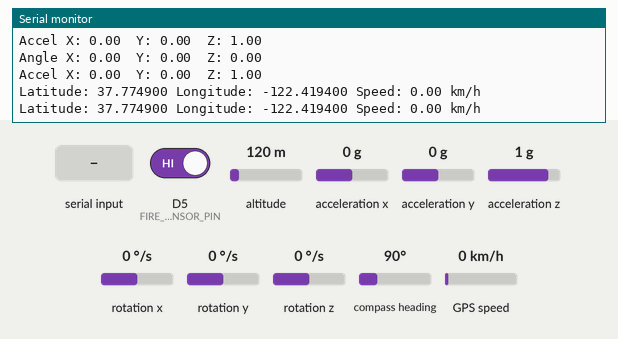
This sketch was run on a simulated ESP8266 (NodeMCU). On the bench: the last lines printed to the serial monitor. The test bench sets the inputs (shaded band); at power-on: acceleration y 0 g, acceleration x 0 g, acceleration z 1 g, rotation z 0 °/s, GPS speed 0 km/h, D5 (FIRE_SENSOR_PIN) HIGH, altitude 120 m, rotation x 0 °/s, rotation y 0 °/s, compass heading 90°. WiFi joins after 1.5 s; servers stay silent unless stated; network time is answered at once with the bench clock; the local clock reads 2024-03-15 10:24:30 at power-on unless the sketch sets it; the GPS gets a fix after 3 s at 37.7749, -122.4194 with 8 satellites.

Above: at 4.7 s.
4.8 s: acceleration y set to -1.4 g
At 5.03 s:
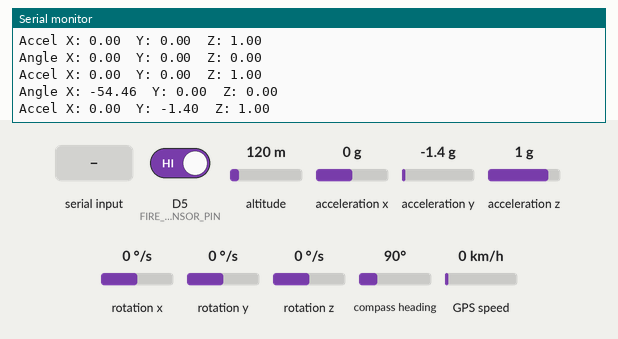
8.9 s: acceleration x set to -1.4 g
At 9.79 s:
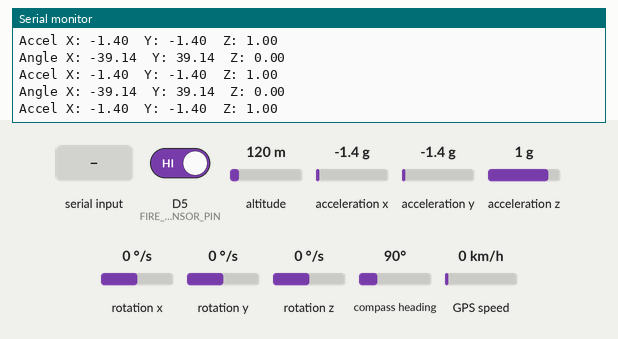
13.0 s: acceleration z set to -1.4 g
At 14.39 s:
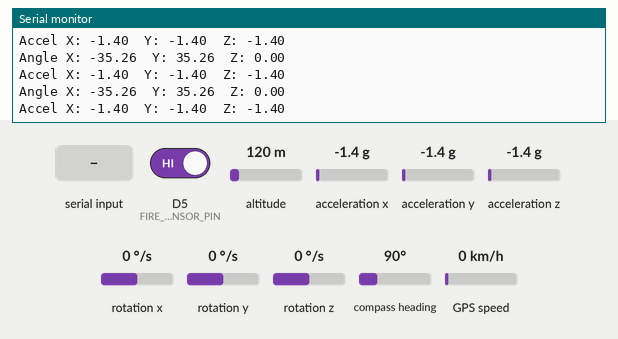
17.1 s: rotation z set to -192 °/s
At 19.2 s:
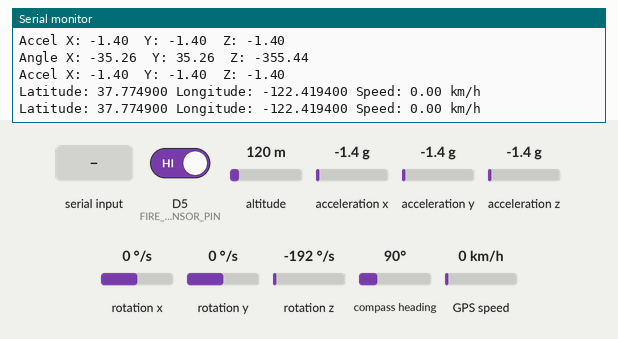
21.2 s: GPS speed set to 118 km/h
At 21.6 s:
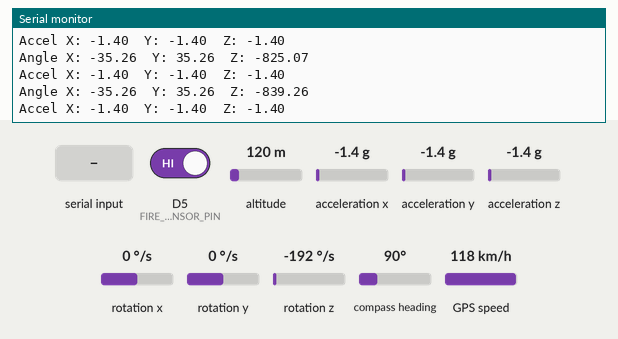
25.3 s: "1" received over the second serial link
Timing chart, 0 to 28.3 s (numbered marks = the images above; inputs shaded):
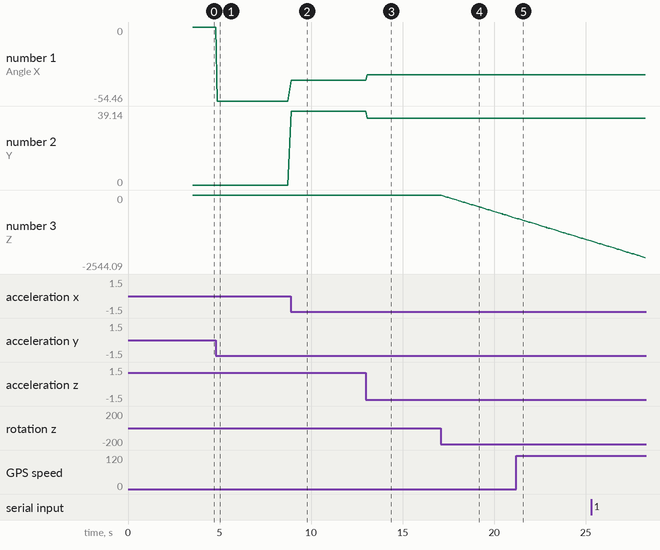

Measured:
- after the input at 4.8 s, the serial monitor: prints a new line after 0.06 s (image 1)
- after the input at 8.9 s, the serial monitor: prints a new line at once (image 2)
- after the input at 13.0 s, the serial monitor: prints a new line after 0.06 s (image 3)
- after the input at 17.1 s, the serial monitor: prints a new line at once (image 4)
- plotted number 1: 0 → -54.46 after the input at 4.8 s, -54.46 → -39.14 after the input at 8.9 s, -39.14 → -35.26 after the input at 13.0 s
- plotted number 2: 0 → 39.14 after the input at 8.9 s, 39.14 → 35.26 after the input at 13.0 s
- plotted number 3: 0 → -794.78 after the input at 17.1 s

The sketch:

BlackBoxDevice.ino
```cpp
#include <Wire.h>
#include <MPU6050_light.h>
#include <ESP8266WiFi.h>
#include <FirebaseESP8266.h>
#include <NTPClient.h>
#include <WiFiUdp.h>
#include <TinyGPS++.h>
#include <SoftwareSerial.h>

// Device name
const char* deviceId = "ESP12E_001";

// Default values
int fireStatus = 0;
String lat = "waiting-gps";
String lng = "waiting-gps";
String speed = "waiting-gps";

// Wi-Fi Credentials
#define WIFI_SSID "POCO M3"
#define WIFI_PASSWORD "12345678"

#define FIREBASE_HOST "------------"
#define FIREBASE_AUTH "------------"
// Firebase Config

FirebaseData firebaseData;
FirebaseConfig config;
FirebaseAuth auth;
FirebaseJson json;

// Fire Sensor Pin
const int FIRE_SENSOR_PIN = D5;

// MPU6050 Setup
MPU6050 mpu(Wire);
unsigned long sensorTimer = 0;
unsigned long lastFirebaseSendTime = 0; // Timer for sending Firebase every 1s

// NTP Setup
WiFiUDP ntpUDP;
NTPClient timeClient(ntpUDP, "pool.ntp.org", 19800, 60000); // GMT+5:30

// GPS Setup
TinyGPSPlus gps;
SoftwareSerial gpsSerial(D6, D7); // RX, TX

String getISOTime() {
  time_t rawTime = timeClient.getEpochTime();
  struct tm* timeInfo = gmtime(&rawTime);

  char buffer[25];
  sprintf(buffer, "%04d-%02d-%02dT%02d:%02d:%02dZ",
          timeInfo->tm_year + 1900,
          timeInfo->tm_mon + 1,
          timeInfo->tm_mday,
          timeInfo->tm_hour,
          timeInfo->tm_min,
          timeInfo->tm_sec);

  return String(buffer);
}

void setup() {
  Serial.begin(9600);
  gpsSerial.begin(9600);
  Wire.begin();
  pinMode(FIRE_SENSOR_PIN, INPUT);

  // WiFi
  WiFi.begin(WIFI_SSID, WIFI_PASSWORD);
  Serial.print("Connecting to Wi-Fi");
  while (WiFi.status() != WL_CONNECTED) {
    delay(500);
    Serial.print(".");
  }
  Serial.println("\nConnected to Wi-Fi!");
  WiFi.setSleepMode(WIFI_LIGHT_SLEEP);

  // NTP
  timeClient.begin();
  while (!timeClient.update()) timeClient.forceUpdate();

  // Firebase
  config.host = FIREBASE_HOST;
  config.signer.tokens.legacy_token = FIREBASE_AUTH;
  Firebase.begin(&config, &auth);
  Firebase.reconnectWiFi(true);

  // Log startup
  /*
  String dateTime = getISOTime();
  if (Firebase.setString(firebaseData, "/event/" + dateTime, "Device started")) {
    Serial.println("Firebase message sent!");
  } else {
    Serial.print("Firebase error: ");
    Serial.println(firebaseData.errorReason());
  }*/

  // MPU6050 Init
  byte status = mpu.begin();
  Serial.print(F("MPU6050 status: "));
  Serial.println(status);
  while (status != 0) {
    Serial.println("MPU6050 failed. Retrying in 2 seconds...");
    delay(2000);
    status = mpu.begin();
  }
  Serial.println(F("Calculating offsets... Don't move MPU6050"));
  delay(1000);
  mpu.calcOffsets(true, true);
  Serial.println("MPU6050 Ready!\n");

  Serial.println("GPS is Connecting to satellites...");
}

void loop() {
  mpu.update();

  // Sensor read every 10 ms
  if ((millis() - sensorTimer) > 10) {
    float angleX = mpu.getAngleX();
    float angleY = mpu.getAngleY();
    float angleZ = mpu.getAngleZ();

    float accX = mpu.getAccX();
    float accY = mpu.getAccY();
    float accZ = mpu.getAccZ();

    Serial.print("Angle X: "); Serial.print(angleX);
    Serial.print("\tY: "); Serial.print(angleY);
    Serial.print("\tZ: "); Serial.println(angleZ);

    Serial.print("Accel X: "); Serial.print(accX);
    Serial.print("\tY: "); Serial.print(accY);
    Serial.print("\tZ: "); Serial.println(accZ);

    fireStatus = (digitalRead(FIRE_SENSOR_PIN) == LOW) ? 1 : 0;

    sensorTimer = millis();
  }

  // GPS Handling
  while (gpsSerial.available()) {
    char c = gpsSerial.read();
    gps.encode(c);

    if (gps.location.isUpdated()) {
      lat = String(gps.location.lat(), 6);
      lng = String(gps.location.lng(), 6);
      speed = String(gps.speed.kmph());

      Serial.print("Latitude: "); Serial.print(lat);
      Serial.print(" Longitude: "); Serial.print(lng);
      Serial.print(" Speed: "); Serial.print(speed); Serial.println(" km/h");
    }
  }

  // Send data to Firebase every 1 second
  if (millis() - lastFirebaseSendTime >= 1000) {
    timeClient.update();
    sendDataToFirebase();
    lastFirebaseSendTime = millis();
  }
}

void sendDataToFirebase() {
  json.clear(); // clear previous JSON

  json.set("deviceId", deviceId);
  json.set("fireStatus", fireStatus);

  // gforces
  FirebaseJson gforces;
  gforces.set("X", String(mpu.getAccX()));
  gforces.set("Y", String(mpu.getAccY()));
  gforces.set("Z", String(mpu.getAccZ()));
  json.set("gforces", gforces);

  // gyro
  FirebaseJson gyro;
  gyro.set("X", String(mpu.getGyroX()));
  gyro.set("Y", String(mpu.getGyroY()));
  gyro.set("Z", String(mpu.getGyroZ()));
  json.set("gyro", gyro);

  // location
  FirebaseJson gpsjson;
  gpsjson.set("lat", lat);
  gpsjson.set("lng", lng);
  json.set("location", gpsjson);

  json.set("speed", speed);
  json.set("address", "");
  json.set("status", "");

  String dateTime = getISOTime();
  String path = "/event/" + dateTime;

  if (Firebase.setJSON(firebaseData, path, json)) {
    Serial.println("Data sent successfully");
  } else {
    Serial.print("Firebase send error: ");
    Serial.println(firebaseData.errorReason());
  }
}
```
